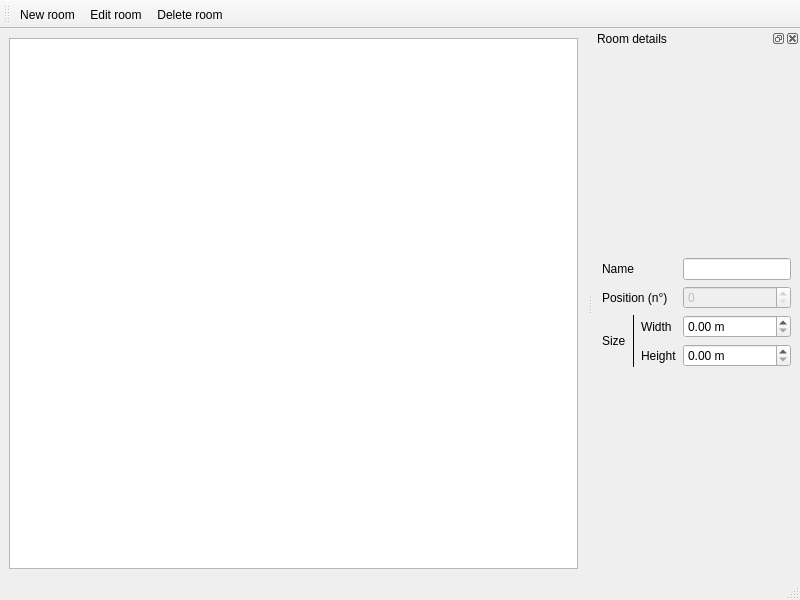
<?xml version="1.0" encoding="UTF-8"?>
<ui version="4.0">
 <class>StructureWindow</class>
 <widget class="QMainWindow" name="StructureWindow">
  <property name="geometry">
   <rect>
    <x>0</x>
    <y>0</y>
    <width>800</width>
    <height>600</height>
   </rect>
  </property>
  <property name="windowTitle">
   <string notr="true">Structure window</string>
  </property>
  <widget class="QWidget" name="centralwidget">
   <layout class="QGridLayout" name="gridLayout_2">
    <item row="0" column="0">
     <layout class="QGridLayout" name="gridLayout">
      <item row="0" column="0">
       <widget class="StructureView" name="graphicsView"/>
      </item>
     </layout>
    </item>
   </layout>
  </widget>
  <widget class="QStatusBar" name="statusbar"/>
  <widget class="QToolBar" name="toolBar">
   <property name="windowTitle">
    <string>Tool bar</string>
   </property>
   <attribute name="toolBarArea">
    <enum>TopToolBarArea</enum>
   </attribute>
   <attribute name="toolBarBreak">
    <bool>false</bool>
   </attribute>
   <addaction name="actionNew_room"/>
   <addaction name="actionEditRoom"/>
   <addaction name="actiondeleteRoom"/>
  </widget>
  <widget class="QDockWidget" name="roomInfoDockWidget">
   <property name="allowedAreas">
    <set>Qt::LeftDockWidgetArea|Qt::RightDockWidgetArea</set>
   </property>
   <property name="windowTitle">
    <string>Room details</string>
   </property>
   <attribute name="dockWidgetArea">
    <number>2</number>
   </attribute>
   <widget class="QWidget" name="roomInfoDockWidgetContents">
    <layout class="QGridLayout" name="gridLayout_4">
     <item row="0" column="0">
      <layout class="QGridLayout" name="roomInfoDockLayout">
       <property name="spacing">
        <number>6</number>
       </property>
       <item row="3" column="2">
        <widget class="QLabel" name="heightLabel">
         <property name="text">
          <string>Height</string>
         </property>
        </widget>
       </item>
       <item row="0" column="3">
        <widget class="QLineEdit" name="roomNameLineEdit">
         <property name="text">
          <string notr="true"/>
         </property>
        </widget>
       </item>
       <item row="0" column="0" colspan="3">
        <widget class="QLabel" name="roomNameLabel">
         <property name="text">
          <string>Name</string>
         </property>
         <property name="buddy">
          <cstring>roomNameLineEdit</cstring>
         </property>
        </widget>
       </item>
       <item row="1" column="0" colspan="3">
        <widget class="QLabel" name="roomNumberLabel">
         <property name="text">
          <string>Position (n°)</string>
         </property>
         <property name="buddy">
          <cstring>roomNumberSpinBox</cstring>
         </property>
        </widget>
       </item>
       <item row="2" column="2">
        <widget class="QLabel" name="widthLabel">
         <property name="text">
          <string>Width</string>
         </property>
        </widget>
       </item>
       <item row="1" column="3">
        <widget class="QSpinBox" name="roomNumberSpinBox">
         <property name="enabled">
          <bool>false</bool>
         </property>
        </widget>
       </item>
       <item row="2" column="1" rowspan="2">
        <widget class="Line" name="sizeSepLine">
         <property name="frameShadow">
          <enum>QFrame::Plain</enum>
         </property>
         <property name="orientation">
          <enum>Qt::Vertical</enum>
         </property>
        </widget>
       </item>
       <item row="2" column="0" rowspan="2">
        <widget class="QLabel" name="sizeLabel">
         <property name="text">
          <string>Size</string>
         </property>
        </widget>
       </item>
       <item row="2" column="3">
        <widget class="QDoubleSpinBox" name="roomWidthSpinBox">
         <property name="suffix">
          <string notr="true"> m</string>
         </property>
        </widget>
       </item>
       <item row="3" column="3">
        <widget class="QDoubleSpinBox" name="roomHeightSpinBox">
         <property name="suffix">
          <string notr="true"> m</string>
         </property>
         <property name="decimals">
          <number>2</number>
         </property>
        </widget>
       </item>
      </layout>
     </item>
    </layout>
   </widget>
  </widget>
  <action name="actionNew_room">
   <property name="icon">
    <iconset resource="../../images.qrc">
     <normaloff>:/icons/icons/NewFile.png</normaloff>:/icons/icons/NewFile.png</iconset>
   </property>
   <property name="text">
    <string>New room</string>
   </property>
  </action>
  <action name="actiondeleteRoom">
   <property name="text">
    <string>Delete room</string>
   </property>
  </action>
  <action name="actionEditRoom">
   <property name="text">
    <string>Edit room</string>
   </property>
  </action>
 </widget>
 <customwidgets>
  <customwidget>
   <class>StructureView</class>
   <extends>QGraphicsView</extends>
   <header location="global">GUI/StructureEditor/structureview.h</header>
  </customwidget>
 </customwidgets>
 <resources>
  <include location="../../images.qrc"/>
 </resources>
 <connections/>
</ui>
